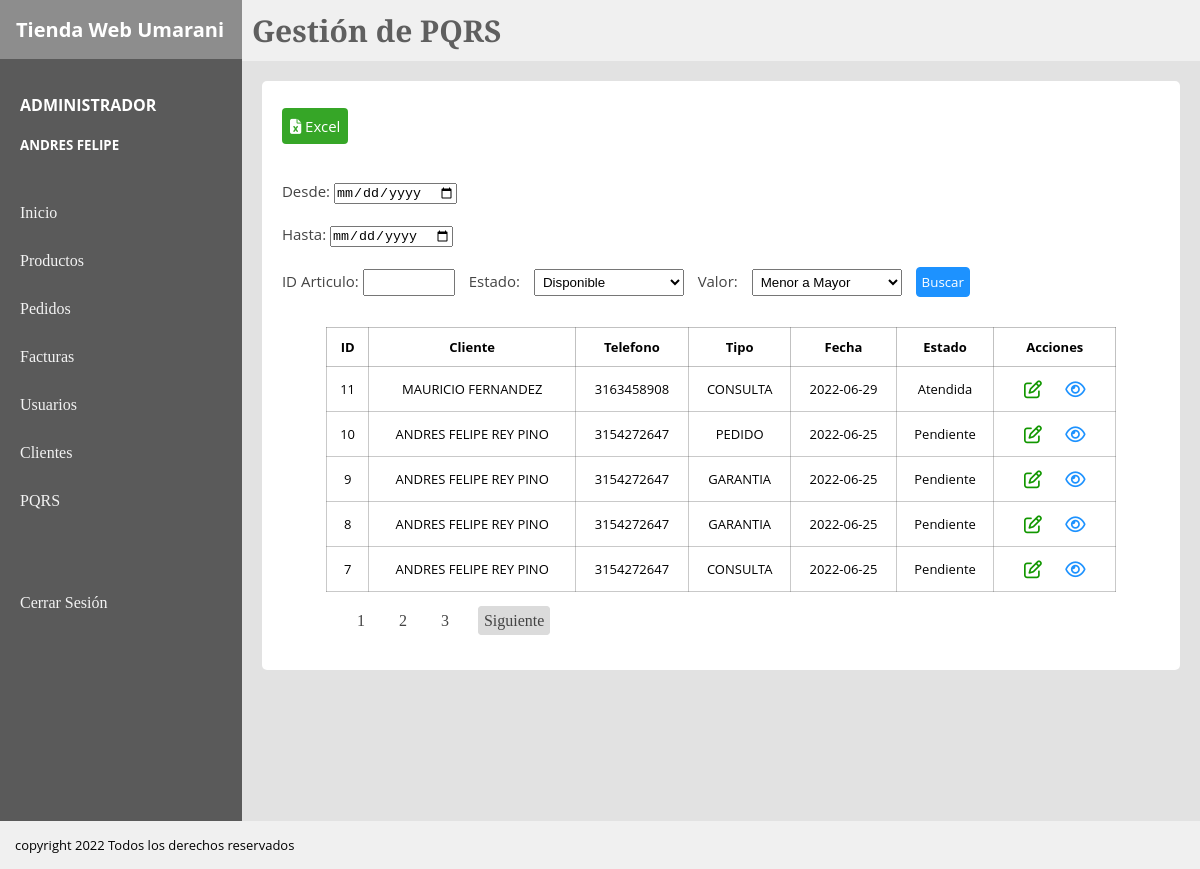
The app's page /View/PQRS.php?pagina=1 (signed in), older data.
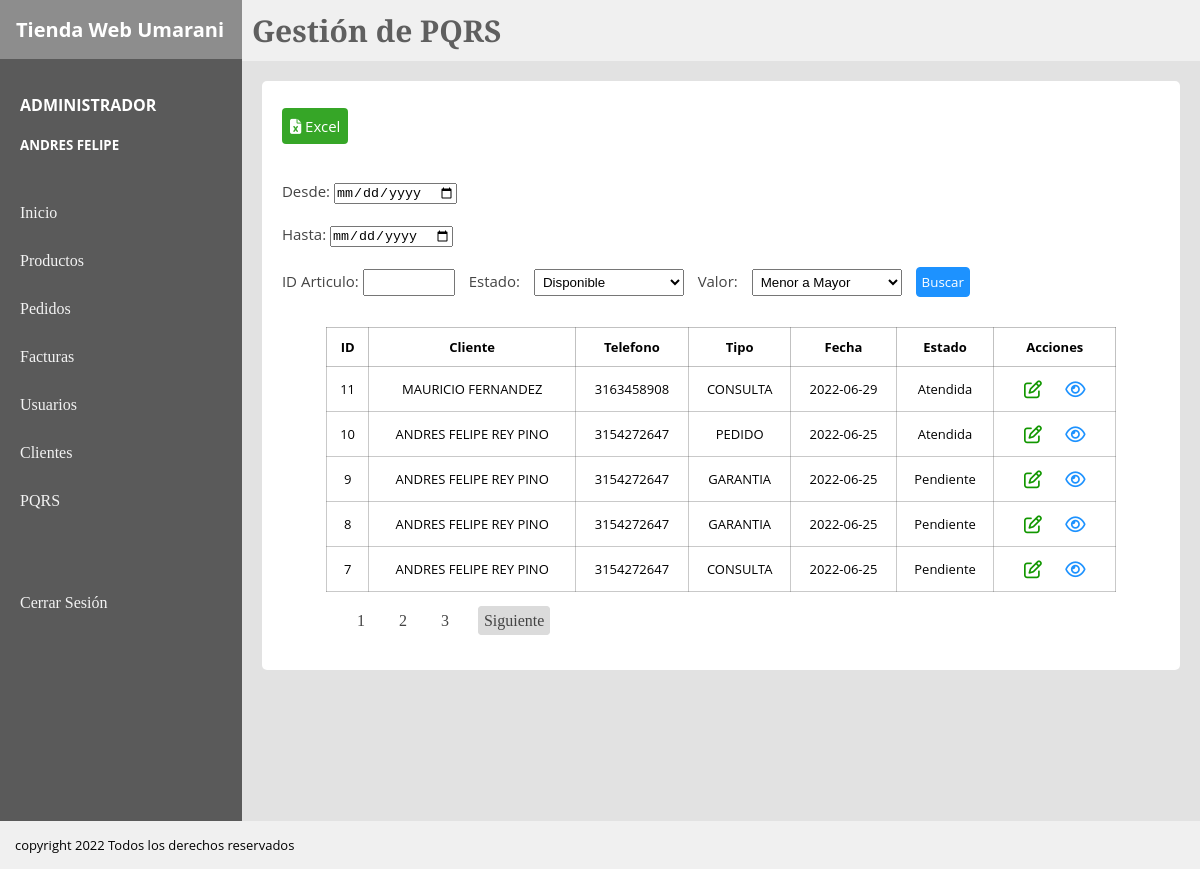
The same page, newer data.
### tables this page shows
CREATE TABLE `pqrs` (
  `pqrsId` int(11) NOT NULL AUTO_INCREMENT,
  `pqrsNombre` varchar(200) NOT NULL,
  `pqrsMail` varchar(200) NOT NULL,
  `pqrsDescripcion` text NOT NULL,
  `pqrsTelefono` varchar(12) NOT NULL,
  `pqrsEstado` varchar(30) NOT NULL DEFAULT 'Pendiente',
  `pqrsFecha` date NOT NULL,
  `pqrsClienteId` int(11) DEFAULT NULL,
  `pqrsUsuarioId` int(11) DEFAULT NULL,
  `pqrsOrigenId` int(11) NOT NULL,
  `pqrsPedidoId` int(11) DEFAULT NULL,
  `pqrsImagen` varchar(250) NOT NULL,
  PRIMARY KEY (`pqrsId`),
  KEY `fk_pqrsUsuarioId` (`pqrsUsuarioId`),
  KEY `fk_pqrsOrigenId` (`pqrsOrigenId`),
  KEY `fk_pqrsClienteId` (`pqrsClienteId`),
  CONSTRAINT `fk_pqrsClienteId` FOREIGN KEY (`pqrsClienteId`) REFERENCES `cliente` (`clienteId`),
  CONSTRAINT `fk_pqrsOrigenId` FOREIGN KEY (`pqrsOrigenId`) REFERENCES `pqrstipo` (`pqrsTipoId`),
  CONSTRAINT `fk_pqrsUsuarioId` FOREIGN KEY (`pqrsUsuarioId`) REFERENCES `usuariotienda` (`usuarioId`)
);

CREATE TABLE `pqrstipo` (
  `pqrsTipoId` int(11) NOT NULL AUTO_INCREMENT,
  `pqrsTipoNombre` varchar(30) NOT NULL,
  PRIMARY KEY (`pqrsTipoId`)
);

### Controller/mostrarPQRS.php (called while the page is built, shortened)
<?php
require_once('../Model/M_PQRS.php');
$pq1 = new PQRS();
$registros = $pq1->verPqrs();
?>

### Model/M_PQRS.php (called while the page is built, shortened)
<?php
    class PQRS {
            private $pqrs;
        public function __construct()
        {
            $this->pqrs = new mysqli('localhost','root','','proyecto');
        }
        public function verPqrs(){
            $cantidad = $this->pqrs->query("SELECT COUNT(*) as cantidad FROM pqrs");
            $registrosxpagina = 5;
            $inicio = ($_GET['pagina']-1)*$registrosxpagina;
            $query = $this->pqrs->query("SELECT * FROM pqrs
            JOIN pqrsTipo
            ON pqrsOrigenId = pqrsTipoId
            ORDER BY pqrsId DESC
            LIMIT $inicio,$registrosxpagina");
            $retorno = [];
            $i = 0;
            while($fila = $query->fetch_assoc()) {
                $retorno[$i] = $fila;
                $i++;
            }
            return $retorno;
        }
    }
?>

### View/PQRS.php (the view, shortened to what the changed rows need)
<?php
require_once('../Controller/mostrarPQRS.php');
?>
<!DOCTYPE html>
<html lang="en">
<head>
</head>
<body>
<link rel="stylesheet" href="../CSS/tiendaEstilos.css">
    <div class="padre">
        <div class="board">
            <div class="titulo">
                <h1>Tienda Web Umarani</h1>
            </div>
        </div>
        <div class="content">
        <header class="header">
            <h1>Gestión de PQRS</h1>
        </header>
        <section class="section">
            <div class="container">
                <table>
                    <tr>
                        <th>ID</th>
                        <th>Cliente</th>
                        <th>Telefono</th>
                        <th>Tipo</th>
                        <th>Fecha</th>
                        <th>Estado</th>
                        <th>Acciones</th>
                    </tr>
                    <?php foreach($registros as $reg){
                        ?>
                    <tr class="información" >
                        <td><?php echo $reg['pqrsId'] ?></td>
                        <td><?php echo $reg['pqrsNombre'] ?></td>
                        <td><?php echo $reg['pqrsTelefono'] ?></td>
                        <td><?php echo $reg['pqrsTipoNombre'] ?></td>
                        <td><?php echo $reg['pqrsFecha'] ?></td>
                        <td><?php echo $reg['pqrsEstado'] ?></td>
                        <td>
                            <?php if($reg['pqrsEstado'] == 'Pendiente'){ ?>
                                   <a class="edit" href="../View/GestionPqrs.php?pqEdit=<?php echo "$reg[pqrsId]" ?>"><i class="far fa-edit"></i></i></a>
                                   <?php if($_SESSION['rol'] == 'ADMINISTRADOR'){ ?>
                                    <a class="detail" href="../View/detalleResolucion.php?pqVis=<?php echo "$reg[pqrsId]" ?>"><i class="far fa-eye"></i></a>
                                    <?php  }    ?>
                             <?php  }else { ?>
                                <?php if($_SESSION['rol'] == 'ADMINISTRADOR'){ ?>
                                    <a class="edit" href="../View/GestionPqrs.php?pqEdit=<?php echo "$reg[pqrsId]" ?>"><i class="far fa-edit"></i></i></a>
                                    <?php  }    ?>
                                 <a class="detail" href="../View/detalleResolucion.php?pqVis=<?php echo "$reg[pqrsId]" ?>"><i class="far fa-eye"></i></a>
                                 <?php }?>
                        </td>
                    </tr>
                    <?php  } ?>
                </table>
            </div>
        </section>
        </div>
    </div>
</body>
</html>

Row changes from the older to the newer data that the page shows:
changed pqrs "PEDIDO": pqrsEstado "Pendiente" → "Atendida"
